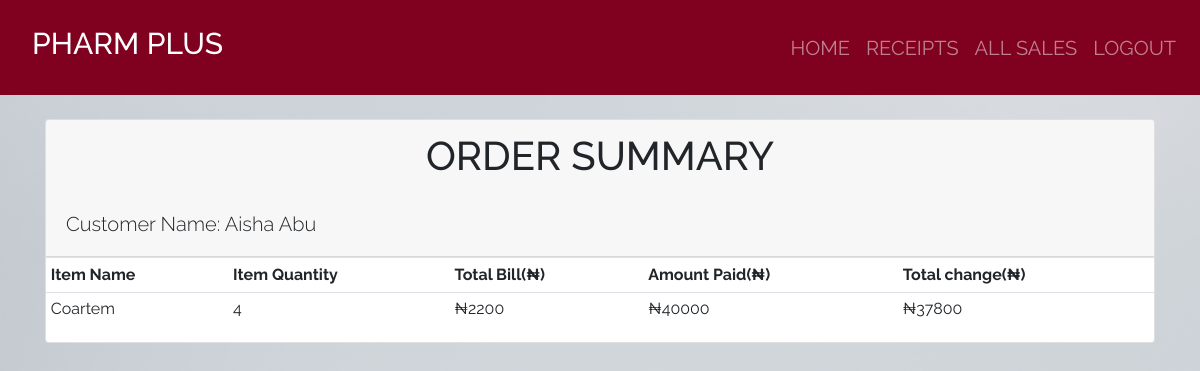
The app's page /receipt/34/ (signed in) with its own data.
### product_app/models.py (models this page shows, shortened)
class Sale(models.Model):
    item = models.ForeignKey(Product, on_delete = models.CASCADE)
    quantity = models.IntegerField(default = 0, null = True, blank = True)
    amount_received = models.IntegerField(default = 0, null = True, blank = True)
    issued_to = models.CharField(max_length = 50, null = True, blank = True)
    unit_price = models.IntegerField(default = 0, null = True, blank = True)
    def get_total(self):
        total = self.quantity * self.item.unit_price
        return int(total)
    def get_change(self):
        change = self.get_total() - self.amount_received
        return abs(int(change))

class Product(models.Model):
    category_name = models.ForeignKey(Category, on_delete = models.CASCADE,null = True, blank = True )
    item_name = models.CharField(max_length = 50, null = True, blank = True)
    total_quantity = models.IntegerField(default = 0, null = True, blank = True)
    issued_quantity = models.IntegerField(default = 0, null = True, blank = True)
    received_quantity = models.IntegerField(default = 0, null = True, blank = True)
    unit_price = models.IntegerField(default = 0, null = True, blank = True)
    def __str__(self):
        return self.item_name

### product_app/views.py (the view)
# urls.py: path('receipt/<int:receipt_id>/', views.receipt_detail, name='receipt_detail'),
@login_required
def receipt_detail(request, receipt_id):
    receipt = Sale.objects.get(id = receipt_id)
    return render(request, 'products/receipt_detail.html', {'receipt': receipt})

### templates/products/receipt_detail.html
{% extends 'products/base.html'%} {% block content%}
<br />
<div class="container">
  <div class="row">
    <div class="col-md-12">
      <div class="card">
        <div class="card-header">
          <h1 class="text-center">ORDER SUMMARY</h1><br>
          <h2 class="lead">Customer Name: {{receipt.issued_to | title}}</h2>
        </div>
        <div class="card-block">
          <div class="table-responsive">
            <table class="table table-sm">
              <thead>
                <tr>
                  <td><strong>Item Name</strong></td>
                  <td class="text-xs-center"><strong>Item Quantity</strong></td>
                  <td class="text-xs-right"><strong>Total Bill(₦)</strong></td>
                  <td class="text-xs-right"><strong>Amount Paid(₦)</strong></td>
                  <td class="text-xs-right">
                    <strong>Total change(₦)</strong>
                  </td>
                </tr>
              </thead>
              <tbody>
                <tr>
                  <td>{{receipt.item| title}}</td>
                  <td class="text-xs-center">{{receipt.quantity }}</td>
                  <td class="text-xs-center">₦{{receipt.get_total | title}}</td>
                  <td class="text-xs-right">₦{{ receipt.amount_received }}</td>
                  <td class="text-xs-right">₦{{ receipt.get_change }}</td>
                </tr>
              </tbody>
            </table>
          </div>
        </div>
      </div>
    </div>
  </div>
</div>
{% endblock %}

### product_app/static/css/main.css (style rules this page uses)
html,body { position: relative; overflow-x: hidden; background: url('/static/images/img6.jpg'); width: 100% !important; height: 100vh; display: table; position: relative; background-position: center; background-attachment: scroll; -o-background-size: cover; -moz-background-size: cover; -webkit-background-size: cover; background-size: cover; background-repeat: no-repeat; }
body { background-color: hsl(0, 0%, 98%); font-family: 'raleway'; }

### records on screen
Sale: issued_to "Aisha Abu", item "Coartem", quantity "4", get_total "2200", amount_received "40000", get_change "37800"
